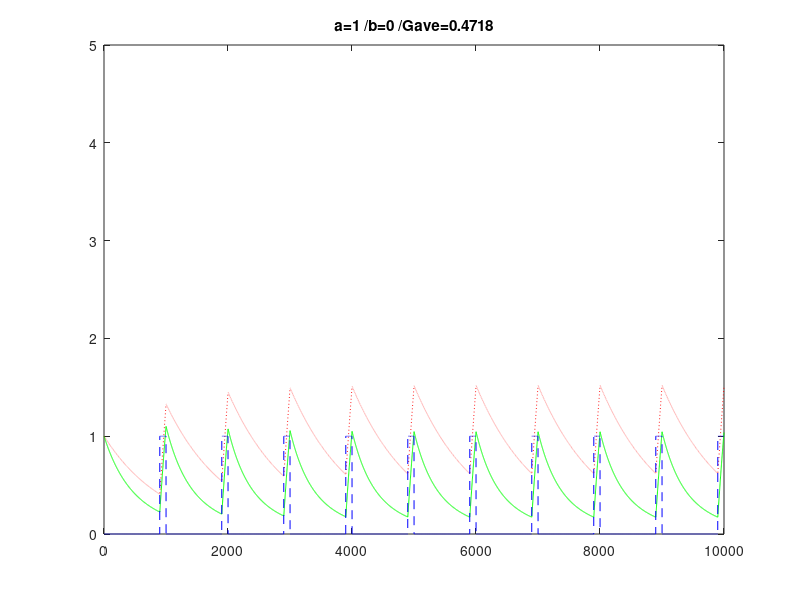

The MATLAB script that drew this image:
dt=0.01;Tmax=10000;dint=1000;
d=zeros(1,Tmax);d(dint-100:dint)=1;
d=repmat(d(1,1:dint),1,fix(Tmax/dint));p=d;
G=zeros(1,Tmax);G(1)=1;%血糖値
I=zeros(1,Tmax);I(1)=1;%インスリン濃度
a=1;b=0;k1=0.1;k2=0.1;
for T=1:Tmax-1
    G(T+1)=G(T)+dt*( -k1*G(T)*(1+a*I(T))      +   d(T)  );
    I(T+1)=I(T)+dt*(   b*G(T)  - k2*I(T)      +   p(T)  );
end
Gave=sum(G(1,Tmax/2+1:Tmax))*2/Tmax;
X=1:Tmax;
plot(X,G,'g',X,I,'r:',X,d,'b--');ylim([0 5]);
title(strcat('a=',num2str(a),' /b=',num2str(b),' /Gave=',num2str(Gave)));
